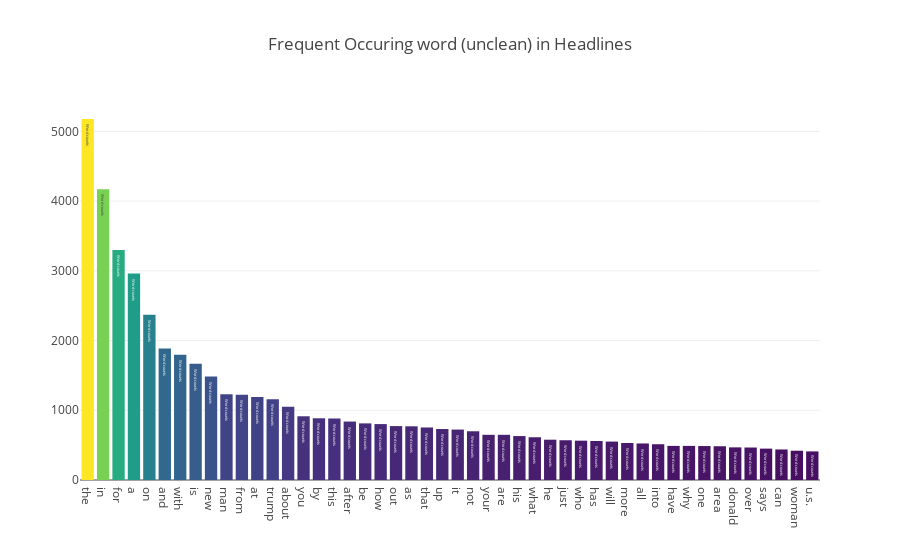

The cell this chart's notebook holds for it:
### Code cell
all_words = sar_acc['headline'].str.split(expand=True).unstack().value_counts()
data = [go.Bar(
            x = all_words.index.values[2:50],
            y = all_words.values[2:50],
            marker= dict(colorscale='Viridis',
                         color = all_words.values[2:100]
                        ),
            text='Word counts'
    )]

layout = go.Layout(
    title='Frequent Occuring word (unclean) in Headlines'
)

fig = go.Figure(data=data, layout=layout)

iplot(fig, filename='basic-bar')

### Figure 1 — Plotly figure (JSON) as saved in the notebook; plotly's stock layout.template omitted (floating-point values rounded to 4 significant figures)
{"data": [{"marker": {"color": [5177, 4170, 3297, 2961, 2371, 1885, 1797, 1666, 1485, 1229, 1221, 1189, 1157, 1051, 914, 885, 882, 838, 812, 802, 773, 770, 753, 731, 723, 699, 648, 648, 630, 613, 578, 570, 564, 559, 551, 531, 524, 513, 489, 489, 487, 484, 468, 466, 450, 438, 420, 410, 391, 389, 388, 387, 385, 384, 382, 369, 368, 345, 341, 336, 334, 326, 325, 323, 320, 320, 319, 314, 312, 310, 301, 294, 290, 288, 286, 284, 281, 279, 276, 271, 265, 257, 257, 254, 253, 249, 245, 244, 244, 238, 235, 231, 230, 229, 228, 228, 227, 226], "colorscale": "Viridis"}, "text": "Word counts", "type": "bar", "uid": "2f7a7916-84f8-4cab-a047-5816993a055e", "x": ["the", "in", "for", "a", "on", "and", "with", "is", "new", "man", "from", "at", "trump", "about", "you", "by", "this", "after", "be", "how", "out", "as", "that", "up", "it", "not", "your", "are", "his", "what", "he", "just", "who", "has", "will", "more", "all", "into", "have", "why", "one", "area", "donald", "over", "says", "can", "woman", "u.s."], "y": [5177, 4170, 3297, 2961, 2371, 1885, 1797, 1666, 1485, 1229, 1221, 1189, 1157, 1051, 914, 885, 882, 838, 812, 802, 773, 770, 753, 731, 723, 699, 648, 648, 630, 613, 578, 570, 564, 559, 551, 531, 524, 513, 489, 489, 487, 484, 468, 466, 450, 438, 420, 410]}], "layout": {"title": {"text": "Frequent Occuring word (unclean) in Headlines"}}}
